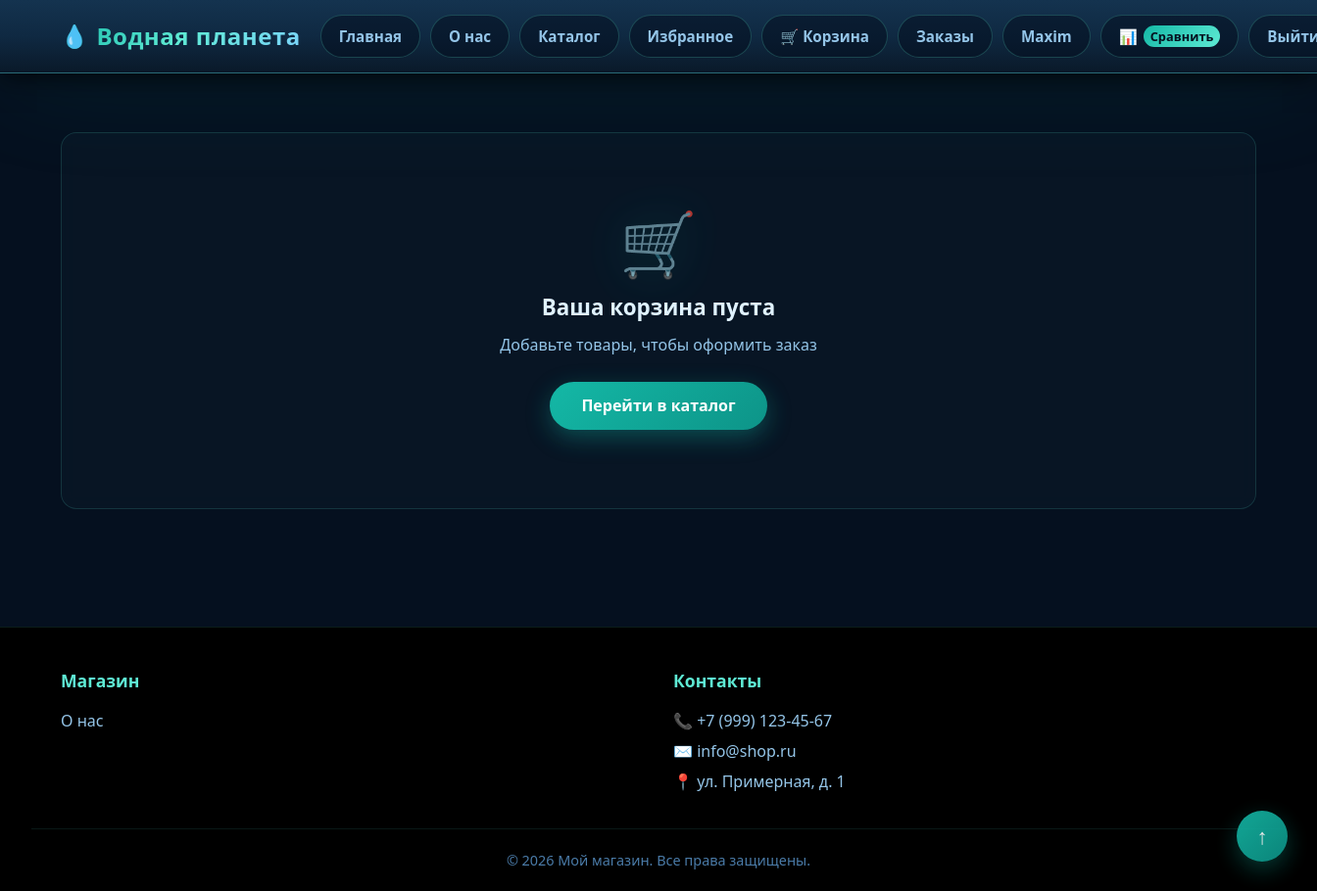
The page /products/baskets (signed in) on the database as committed earlier.
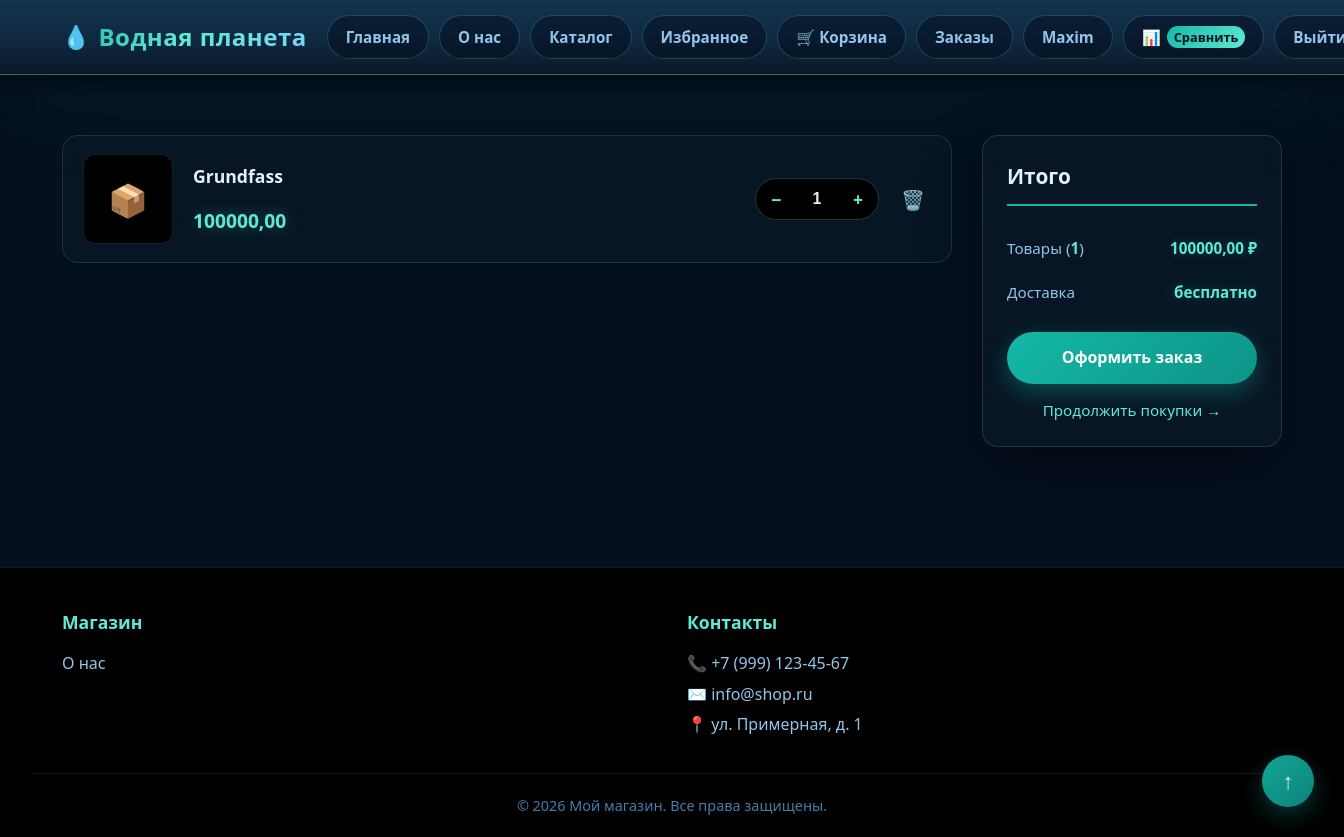
The same page on the database as committed later.
### products/models.py (models this page shows, shortened)
class Baskets(models.Model):
	user = models.ForeignKey(User, on_delete=models.CASCADE)
	product = models.ForeignKey(Product, on_delete=models.CASCADE)
	quantity = models.PositiveIntegerField(default=0)
	created_timestamp = models.DateTimeField(auto_now_add=True)
	def summ(self):
		return self.quantity * self.product.price

class Product(models.Model):
	name = models.CharField(max_length=128, unique=True)
	image = models.ImageField(upload_to="products_media/", blank=True)
	description = models.TextField(blank=True)
	short_description = models.CharField(max_length=128, blank=True)
	price = models.DecimalField(max_digits=10, decimal_places=2)
	quantity = models.PositiveIntegerField(default=1)
	length = models.PositiveIntegerField()
	width = models.PositiveIntegerField()
	height = models.PositiveIntegerField()
	power = models.PositiveIntegerField(blank=True)
	life = models.PositiveIntegerField()
	category = models.ForeignKey(ProductCategory, on_delete=models.CASCADE)
	created_timestamp = models.DateTimeField(auto_now_add=True)

### products/views.py (the view)
# urls.py: path('baskets', baskets, name='baskets'),
@login_required
def baskets(request):
	basketss = Baskets.objects.filter(user=request.user)
	total_quantity = sum([basket.quantity for basket in basketss])
	total_sum = sum([basket.summ() for basket in basketss])
	context = {
		'title': 'Корзина',
		'baskets': Baskets.objects.filter(user=request.user),
		'total_quantity': total_quantity,
		'total_sum': total_sum,
	}
	return render(request, 'products/basket.html', context=context)

### products/templates/products/basket.html (shortened to what this page needs)
{% extends "products/base.html" %}
{% load static %}
{% block css %}
<link href="{% static 'css/basket.css' %}" rel="stylesheet">
{% endblock %}
{% block content %}
    <main class="main">
        <div class="container">
            <div class="cart-layout">
                {% if baskets %}
                {% for basket in baskets %}
                <article class="cart-items">
                    <div class="cart-item" data-id="{{ basket.id }}">
                        <a href="{% url 'products:product_detail' basket.product.id %}" class="cart-item__link" aria-label="{{ basket.product.name }}"></a>
                        <div class="cart-item__image">
                            {% if basket.product.image %}
                                <img src="{{ basket.product.image.url }}" alt="{{ basket.product.name }}">
                            {% else %}
                                📦
                            {% endif %}
                        </div>
                        <div class="cart-item__info">
                            <h3 class="cart-item__title">{{ basket.product.name }}</h3>
                            <div class="cart-item__meta">
                                <span class="cart-item__price">{{ basket.summ }}</span>
                            </div>
                        </div>
                        <div class="cart-item__controls">
                            <div class="quantity-control">
                                <a href="{% url 'products:basket_readd' basket.product.id %}"
                                   class="quantity-btn minus">−</a>
                                <input type="number" class="quantity-input"
                                       value="{{ basket.quantity }}" min="1" max="99" readonly>
                                <a href="{% url 'products:basket_add' basket.product.id %}"
                                   class="quantity-btn plus">+</a>
                            </div>
                            <a href="{% url 'products:basket_delete' basket.id %}"
                               class="remove-btn" title="Удалить из корзины">🗑️</a>
                        </div>
                    </div>
                {% endfor %}
                </article>
                 <aside class="cart-summary">
                    <h3>Итого</h3>
                    <div class="summary-row">
                        <span>Товары (<span id="totalItems">{{ total_quantity }}</span>)</span>
                        <span id="subtotal">{{ total_sum }} ₽</span>
                    </div>
                    <div class="summary-row">
                        <span>Доставка</span>
                        <span id="delivery">бесплатно</span>
                    </div>
                     <a href="{% url 'products:add_order' %}" class="checkout-btn" onclick="checkout()">Оформить заказ</a>
                    <a href="{% url 'products:home' %}" class="continue-shopping">Продолжить покупки →</a>
                </aside>
                {% else %}
                 <div class="cart-empty" id="cartEmpty">
                <div class="cart-empty__icon">🛒</div>
                <h3>Ваша корзина пуста</h3>
                <p>Добавьте товары, чтобы оформить заказ</p>
                <a href="{% url 'products:home' %}" class="cart-empty__btn">
                    Перейти в каталог
                </a>
            </div>
                {% endif %}
            </div>
        </div>
    </main>
{% endblock %}

Rows that differ between the two databases and show on the page:
added Baskets: product.name "Grundfass", summ "100000,00", quantity "1"
Other text that changed with them:
{{ total_quantity }}: (not shown) → "1"
{{ total_sum }}: (not shown) → "100000,00"
text no longer shown: "🛒 Ваша корзина пуста Добавьте товары, чтобы оформить заказ Перейти в каталог"
text now shown: "Итого Товары ( ) ₽ Доставка бесплатно Оформить заказ Продолжить покупки →"
